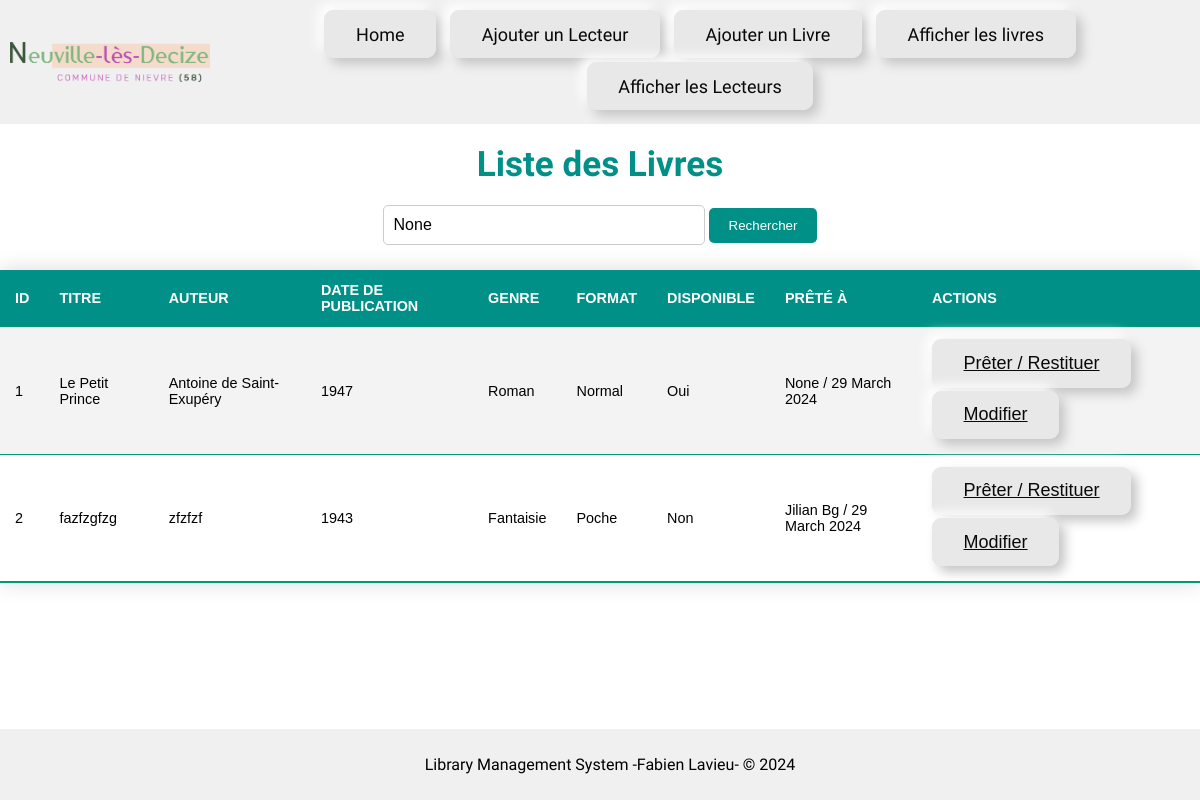
Before: /livres/ with the older database file.
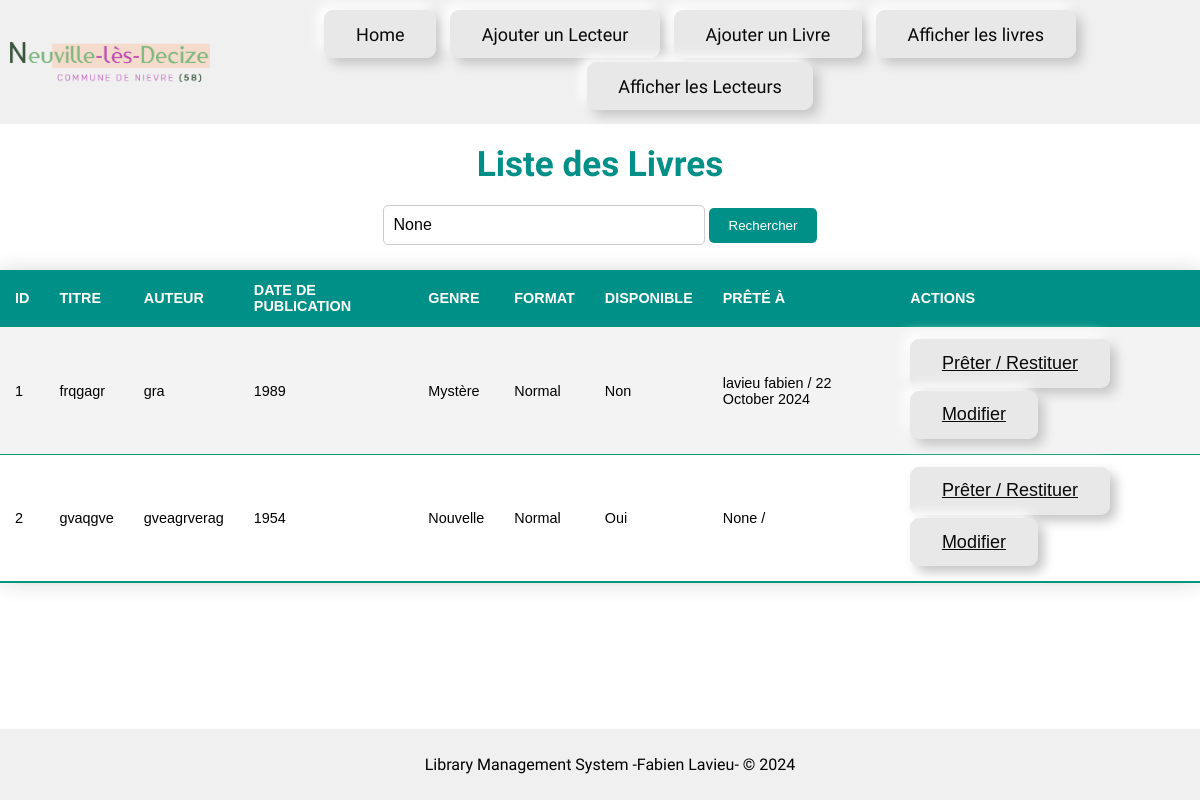
After: the same page with the newer database file.
### bibliotheque/models.py (models this page shows, shortened)
class Livre(models.Model):
    TITRE_CHOICES = [
        ('Roman', 'Roman'),
        ('Nouvelle', 'Nouvelle'),
        ('Conte', 'Conte'),
        ('Science-fiction', 'Science-fiction'),
        ('Fantaisie', 'Fantaisie'),
        ('Mystère', 'Mystère'),
        ('Policier', 'Policier'),
        ('Horreur', 'Horreur'),
        ('Biographie', 'Biographie'),
        ('Autobiographie', 'Autobiographie'),
        ('Essai', 'Essai'),
        ('Livre de référence', 'Livre de référence'),
        ('Livre de voyage', 'Livre de voyage'),
        ('Livre d\'histoire', 'Livre d\'histoire'),
        ('Livre de sciences', 'Livre de sciences'),
        ('Poésie', 'Poésie'),
        ('Science', 'Science'),
        ('Religion et spiritualité', 'Religion et spiritualité'),
        ('Arts et divertissement', 'Arts et divertissement'),
        ('Santé et bien-être', 'Santé et bien-être'),
        ('Éducation et apprentissage', 'Éducation et apprentissage'),
        ('Economie', 'Economie'),
        ('Politique et société', 'Politique et société'),
    ]
    FORMAT_CHOICES = [
        ('Poche', 'Poche'),
        ('Normal', 'Normal'),
    ]
    titre = models.CharField(max_length=200)
    auteur = models.CharField(max_length=100)
    date_publication = models.IntegerField()
    genre = models.CharField(max_length=50, choices=TITRE_CHOICES)
    date_ajout = models.DateField(auto_now_add=True)
    format = models.CharField(max_length=10, choices=FORMAT_CHOICES)
    pret = models.BooleanField(default=False)
    date_pret = models.DateField(null=True, blank=True)
    lecteur = models.ForeignKey('usermanagement.CustomUser', on_delete=models.CASCADE, related_name='livres', null=True,
                                blank=True)

### usermanagement/models.py (models this page shows)
class CustomUser(AbstractUser):
    nom = models.CharField(max_length=30)
    prenom = models.CharField(max_length=30)
    date_inscription = models.DateField(auto_now_add=True)
    telephone = models.CharField(max_length=15, null=True, blank=True)
    adresse = models.TextField(null=True, blank=True)
    username = models.UUIDField(primary_key=True, default=uuid.uuid4, editable=False)
    def __str__(self):
        return f"{self.prenom} {self.nom}"

### bibliotheque/views.py (the view)
# urls.py: path('livres/', views.liste_livres, name='liste_livres'),
def liste_livres(request):
    query = request.GET.get('q')  # Récupérer le terme de recherche depuis l'URL
    livres = Livre.objects.all()
    if query:
        livres = livres.filter(
            Q(titre__icontains=query) |  # Chercher par titre
            Q(auteur__icontains=query)   # Chercher par auteur
        )
    return render(request, 'liste_livres.html', {'livres': livres, 'query': query})

### templates/liste_livres.html (shortened to what this page needs)
{% extends 'base.html' %}
{% block content %}
<h2>Liste des Livres</h2>
<div class="search-container">
    <form method="GET" action="{% url 'liste_livres' %}">
        <input type="text" name="q" placeholder="Rechercher un livre" value="{{ query }}" class="search-box">
        <button type="submit" class="search-button">Rechercher</button>
    </form>
</div>
<table>
  <tr>
      <th>ID</th>
      <th>Titre</th>
      <th>Auteur</th>
      <th>Date de Publication</th>
      <th>Genre</th>
      <th>Format</th>
      <th>Disponible</th>
      <th>Prêté à</th>
      <th>Actions</th>
  </tr>
  {% for livre in livres %}
  <tr>
      <td>{{ livre.id }}</td>
      <td>{{ livre.titre }}</td>
      <td>{{ livre.auteur }}</td>
      <td>{{ livre.date_publication }}</td>
      <td>{{ livre.get_genre_display }}</td>
      <td>{{ livre.get_format_display }}</td>
      <td>{{ livre.pret|yesno:"Non,Oui" }}</td>
      <td>{{ livre.lecteur }} / {{ livre.date_pret|date:"d F Y" }}</td>
      <td>
        <a href="{% url 'pret' livre.id %}" class="button">Prêter / Restituer</a>
        <a href="{% url 'edit_livre' livre.id %}" class="button">Modifier</a>
      </td>
  </tr>
  {% empty %}
  <tr>s
      <td colspan="9">Aucun livre trouvé.</td>
  </tr>
  {% endfor %}
</table>
{% endblock %}

Changed rows visible on the page:
changed Livre id 1: titre "Le Petit Prince" → "frqgagr"; auteur "Antoine de Saint-Exupéry" → "gra"; date_publication "1947" → "1989"; genre "Roman" → "Mystère"; pret "Oui" → "Non"; lecteur "None" → "lavieu fabien"; date_pret "29 March 2024" → "22 October 2024"
changed Livre id 2: titre "fazfzgfzg" → "gvaqgve"; auteur "zfzfzf" → "gveagrverag"; date_publication "1943" → "1954"; genre "Fantaisie" → "Nouvelle"; format "Poche" → "Normal"; pret "Non" → "Oui"; lecteur "Jilian Bg" → "None"; date_pret "29 March 2024" → (not shown)
